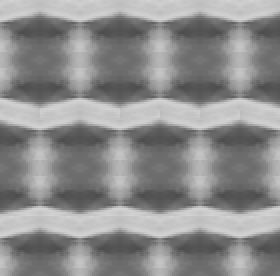
%> input picture Imagen4AMFFinal.gif, 140 x 138 px (shown 2 times larger)
$ octave Proyecto_ZPruebaDeGraficasYFunciones.m   (GNU Octave 9; MATLAB toolbox functions it lacks are replaced by stand-ins)
%> lines starting %> are read from the running program, lines starting %| are printed output that depends on the picture
### Proyecto_LectorImagen.m
function [Z] = Proyecto_LectorImagen(nomImagen)
%> called with nomImagen = 'Imagen4AMFFinal.gif'
AMF=imread(nomImagen); %se iguala AMF con el parametro de la función (que es el nombre de la imagen)
%> AMF is the input picture: size 138x140 uint8; min 78, max 211, mean 140.6

%se declaran los inputs de columas y filas de origen y destino
co= input('Columna de Inicio: '); %x1
%> the answer given: 3
fo= input('Fila de Incio: '); %y1
%> the answer given: 3
cd= input('Columna Final: '); %x2
%> the answer given: 3
fd= input('Fila Final: '); %y2
%> the answer given: 3

if  (fd-fo)==0 || abs(fd-fo)==abs(cd-co) || (cd-co)==0

    for n=co:cd
        vect(n) = 0;
    end

    if (fd-fo)==0 %trayectoria horizontal
        incf=0;
    elseif (fd-fo)>0
        incf=1;   % diagonal hacia abajo
    else
        incf=-1;  %diagonal hacia arriba
    end

    if (cd-co)==0  %trayectoria vertical
        incc=0;
    elseif (cd-co)>0
        incc=1;   %diagonal hacia la derecha
    else
        incc=-1;  %diagonal hacia la izquierda
    end

    if incf==0   %recorrido horizontal
        m=(abs(cd-co))+1;
        f=fo;
        c=co;
        vect(1)=AMF(fo,co); %primer valor en la trayectoria

        for n=2:m
            f=f+incf;
            c=c+incc;
            vect(n)=AMF(f,c);
        end
%> after the loop, c = 3; f = 3; vect = [200 0 0]
        vectf=vect(1:m); %los m valores en la trayectoria
%> vectf = 200

   elseif incc==0  %recorrido vertical
       m=(abs(fd-fo))+1;
       f=fo;
       c=co;
       vect(1)=AMF(fo,co); %primer valor en la trayectoria

       for n=2:m
           f=f+incf;
           c=c+incc;
           vect(n)=AMF(f,c);
       end

       vectf=vect(1:m); %los m valores de la trayectoria

   else
        %recorrido diagonal
        deltaf=abs(fd-fo);
        deltac=abs(cd-co);
       if (deltaf-deltac)==0
            m=deltaf+1;
            f=fo;
            c=co;
            vect(1)=AMF(fo,co); %primer valor en la trayectoria

            for n=2:m
                f=f+incf;
                c=c+incc;
                vect(n)=AMF(f,c);
            end
            vectf=vect(1:m); %los m valores de la trayectoria
       end
    end

    imshow(AMF) %se grafica la imagen
    hold on
    plot(138,138,[co,cd],[fo,fd]) %se raya sobre la imagen la linea del recorte
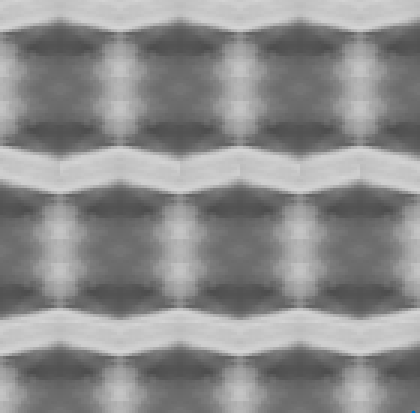
%> figure redrawn from the program's plot data; shown 3 times larger

    figure ('Name','0.2- Gráfica del Corte', 'NumberTitle', 'off');
    x=1:length(vectf);
%> x = 1
    plot(x,vectf) %se grafica el vector original
    axis([0 140 0 256])
    grid on
    hold off

else
    disp('Trayectoria Invalida')
end
Z=vectf;
%> Z = 200
end

%Autores: Todo el equipo (Montserrat Camacho, Erik Morales, Abraham
%Guerrero & Mauricio Verduzco)

%Entradas: Una imagen JPG de 138 x 138 pixeles.

%Salidas: Un arreglo de datos de la sección hecha por el usuario.

%Funcionalidad: Se ingresan como 'inputs' las coordenadas de origen y
%destino del corte de la imagen. El programa evalua la validez del vector y
%lo clasifica en horizonal, vertical o diagonal. Luego el programa grafica
%sobre la imagen la sección de datos seleccionados con una linea roja y
%también grafica el arreglo de datos.
% *NOTA: Este programa está basado en el trabajo del profesor Enrique
% Melrose Aguilar.

### Proyecto_GraficaEn3D.m
function [D] = Proyecto_GraficaEn3D(nomImagen)
AMF=imread(nomImagen); %se iguala AMF con el nombre de la imagen

for i=1:138 %se usan dos fors para recorrer toda la imagen
    for j=1:138
        Mat(i,j) = AMF(i,j); %guardamos en la matriz 'Mat', todos los valores de AMF
    end
end

x = 1:138; %vector 'x' de 1 a 138
y = 1:138; %vector 'y' de 1 a 138

surf(x,y,Mat) %se imprime una la superficie de de 'x' vs 'x' vs 'Mat'
D=true; %respuesta booleana después de graficar
end

%Autores: Todo el equipo (Montserrat Camacho, Erik Morales, Abraham
%Guerrero & Mauricio Verduzco)

%Entradas: Una imagen JPG de 138 x 138 pixeles.

%Salidas: respuesta booleana

%Funcionalidad: Con un for que va de 1 a 138, se guardan todos los valores
%de la imagen en una matriz. Dichos valores serán graficados como una
%superficie en tres dimensiones.

### Proyecto_Zmed.m
function [Zmed] = Proyecto_Zmed(Z, n)


suma=0; %variable para almacenar la suma inicializada en cero
for i=2:n-1 %ciclo que va con aumento de uno en uno hasta el largo del vector
    suma=suma+Z(i); %se van sumando TODOS los valores del arreglo en la variable suma
end
Zmed=suma/(n); %la variable suma se divide entre la cantidad de datos

x = 1:n; %se crea un vector lineal 'x' que va a tener el mismo tamaño que el arreglo
for i=1:n
    y(i)=Zmed; %se crea un vector lineal 'y' que va a tener el valor del promedio a lo largo de todo el tamaño
end
plot(Z) %gráfica del vector inicial
hold on
plot(x,y) %se contrapone 'x' vs 'y'
hold off
end

%Autores: Todo el equipo (Montserrat Camacho, Erik Morales, Abraham
%Guerrero & Mauricio Verduzco)

%Entradas: Un arreglo de datos y el tamaño del arreglo

%Salidas: La media de los datos

%Funcionalidad: Un for suma todos los datos del arreglo y luego los divide
%entre la cantidad de datos. Luego se grafica la Z (como referencia al arreglo inicial) y sobre de
%este, un vector lineal con el valor del resultado.

### Proyecto_Ra.m
function [Ra] = Proyecto_Ra(Z, n, Zmed)
suma=0; %se delcara una variable suma inicializada en cero
for i=1:n
    suma=suma+abs(Z(i)-Zmed); %se suman los valores del absoluto de la resta de los valores de arreglo menos el promedio
end
Ra=suma/n; %dicha suma se divide entre la cantidad de datos
x = 1:n;

%para graficar...
for i=1:n %vector de uno al largo
    y1(i)=Zmed+Ra; %linea sobre el promedio
end
for i=1:n
    y2(i)=Zmed-Ra; %linea debajo del promedio
end
for i=1:n
    pro(i)=Zmed; %linea del promedio
end
plot(Z) %grafica del vector inicial
hold on
plot(x,y1,'k--',x,y2,'k--', x, pro,'r') %grafica de los tres vectores anteriores vs 'x'
hold off
end

%Autores: Todo el equipo (Montserrat Camacho, Erik Morales, Abraham
%Guerrero & Mauricio Verduzco)

%Entradas: Un arreglo de datos, el tamaño del arreglo y el promedio

%Salidas: La desviación media del arreglo

%Funcionalidad: Un for suma todos los absolutos de la resta de los datos del arreglo contra el promedio.
%luego los divide entre la cantidad de datos. Por último se grafica la Z (como referencia al arreglo inicial) y sobre de
%este, un dos vectores lineales con el valor del resultado sobre y debajo la media.

### Proyecto_RQ.m
function [RQ] = Proyecto_RQ(Z, n, Zmed)
suma=0; %se declara una variable suma inicializada en cero
for i=1:n
    suma=suma+(Z(i)-Zmed)^2; % se suman los cuadrados de las diferencias de todos los datos menos el promedio
end
RQ=sqrt(suma/n); % se divide la suma entre la cantidad de datos y se le saca raiz cuadrada

%para graficar...
x = 1:n; %vector de uno al largo de 'Z'
for i=1:n
    y1(i)=Zmed+RQ; %linea de la desviación sobre el promedio
end
for i=1:n
    y2(i)=Zmed-RQ; %linea de la desviación debajo el promedio
end
for i=1:n
    pro(i)=Zmed; %linea del promedio
end
plot(Z)%gráfica del vector original
hold on
plot(x,y1,'k--',x,y2,'k--', x, pro,'r') %grafica de los vectores anteriores vs 'x'
hold off
end

%Autores: Todo el equipo (Montserrat Camacho, Erik Morales, Abraham
%Guerrero & Mauricio Verduzco)

%Entradas: Un arreglo de datos, el tamaño del arreglo y el promedio

%Salidas: La desviación estándar del arreglo

%Funcionalidad: Un for suma todos los cuadrados de las restas de los datos del arreglo contra el promedio.
%Luego le saca raiz a la división de la suma entre la cantidad de datos. Por último se grafica la Z (como referencia al arreglo inicial) y sobre de
%este, un dos vectores lineales con el valor del resultado sobre y debajo la media.

### Proyecto_RmaxRmin.m
function [Rmin,Rmax, Imin,Imax] = Proyecto_RmaxRmin(Z,n)
% se declaran variables que almancenarán los máximos y los mínimos, y sus indices
% todas se inicializan en el primer elemento del arreglo.
aux1=Z(1);
aux2=Z(1);
Imin=1;
Imax=1;
for i=1:n %se recorre todo el arreglo
    if(aux1>Z(i)) %si el auxiliar es mayor que el valor en 'Z'...
        aux1=Z(i); %el auxiliar toma el valor actual de 'Z'
        Imin=i; %el índice del mínimo es guardado
    end
    if(aux2<Z(i))% si el auxiliar dos es menor que el valor en 'Z'...
        aux2=Z(i); %el auxiliar toma el valor actual de 'Z'
        Imax=i; %el indice del máximo es guardado
    end
end

%se igualan los auxiliares a los resultados.
Rmin = aux1;
Rmax = aux2;

%para graficar...
x = 1:n;%vector de uno al largo del vector original
for i=1:n
    y1(i)=Rmin; %linea horizonal que toca el mínimo de la gráfica original
end
for i=1:n
    y2(i)=Rmax;  %linea horizonal que toca el máximo de la gráfica original
end
plot(Z)%gráfica original
hold on
plot(x, y1, 'k--') % se contraponen los máximos y mínimos vs 'x'
plot(x, y2, 'k--')
hold off
end

%Autores: Todo el equipo (Montserrat Camacho, Erik Morales, Abraham
%Guerrero & Mauricio Verduzco)

%Entradas: Un arreglo de datos y el tamaño del arreglo

%Salidas: El valle mínimo, el pico máximo, el ínidice del valle mínimo y el
%índice del pico máximo.

%Funcionalidad: Se declaran cuatro auxiliares, dos para guardar los
%valores máximos y mínimos, y dos para su índices (respectivamente).
%Un for evalua todos los elementos del arreglo contra los auxiliares.
%En caso de que el dato supere al auxiliar, este tomará su valor.
%Por último se grafica la Z (como referencia al arreglo inicial) y sobre de este
%dos vectores lineales con el valor del máximo y el mínimo, sobre y debajo la media.

### Proyecto_RT.m
function [Rt] = Proyecto_RT(Rmax, Rmin)
    Rt=abs(Rmax-Rmin); %el valor absoluto de la diferencia entre el valor máximo del arreglo menos el mínimo.
end
%decidimos que esta funcion no tiene caso graficarla

%Autores: Todo el equipo (Montserrat Camacho, Erik Morales, Abraham
%Guerrero & Mauricio Verduzco)

%Entradas: El valor máximo y el valor mínimo de un arreglo

%Salidas: La diferencia entre el máximo y el mínimo.

%Funcionalidad: Regresa el absoluto de la diferencia entre el máximo y el mínimo.

### Proyecto_Rz.m
function [Rz] = Proyecto_Rz(Z, n, Zmed)

numP=0;%numero de picos
numV=0;%numero de valles
sumP=0;%suma de los valores de los picos
sumV=0;%suma de los valores de los valles
%todos inicializados en cero

%para graficar
x = 1:n; %vector de uno al largo del vector
for i=1:n
    y(i)=Zmed;%linea que representa el promedio
end

for i=1:n
    minimo(i)=min(Z);%linea que representa el mínimo
end

for i=1:n
    maximo(i)=max(Z);%linea que representa el máximo
end


plot(Z) % grafica del vector original
hold on
plot(x,y) % 'x' vs el promedio
plot(x, minimo, 'k--') % 'x' vs el mínimo
plot(x, maximo, 'k--') % 'x' vs el máximo


%inicia el programa
j=1; %contador para saber dónde empezaremos (inicializado en cero)

%para obtener el punto inicial de picos o valles
if(Z(1)>Zmed) %si el primer valor está por encima del promedio
    while(Z(j)>Zmed) %no se tomará en cuenta hasta que este deje de estarlo
        j=j+1; %contador para saber dónde empezaremos
    end
else %si el primer valor está por debajo del promedio
    while(Z(j)<Zmed) %no se tomará en cuenta hasta que este deje de estarlo
        j=j+1; %contador para saber dónde empezaremos
    end
end

%para obtener el último punto de picos o valles
for i=(j+1):(n-1)%sin tomar en cuenta el primer y el último valor.
    if( (Z(i)>Zmed && Z(i+1)<Zmed) || (Z(i)<Zmed && Z(i+1)>Zmed) )
        %si un valor es mayor al promedio y el siguiente es menor al promedio
        %o si un valor es menor al promedio y el siguiente mayor
        topemax=i; %guardaremos el índice el cambio en la variable 'topemax'
    end %dicha variable almacenará el último cambio (es decir, el úlimo valle o pico).
end

i=j; %empezamos a evaluar en el primer pico o valle

while (i<=topemax) %cliclo que se hará desde el primer hasta el último pico o valle
    if(Z(i)>Zmed) %si el valor está sobre el promedio es un pico...
        maxInt=Z(i);
        j=i;
        x=j;
                %si hay más de un valor sobre el promedio,
                %se tiene que encontrar el máximo de entre ellos,
                %solo ese será el pico.
        while (j<=topemax && Z(j)>Zmed)
            if(Z(j)>maxInt)
                maxInt=Z(j);
                x=j;
            end
            j=j+1; %se ajusta el contador para evitar overflows
        end
        i=j;
        numP=numP+1; %se suma uno al contador de picos
        sumP=sumP+maxInt; %se agrega el valor del pico a la suma
        plot(x,maxInt, 'r-o') %se grafica ese punto

    else  %si el valor está sobre el promedio es un valle...
        minInt=Z(i);
        k=i;
        x=k;
            	%si hay más de un valor debajo el promedio,
                %se tiene que encontrar el mínimo de entre ellos,
                %solo ese será el valle.
        while (k<=topemax && Z(k)<Zmed)
            if(Z(k)<minInt)
                minInt=Z(k);
                x=k;
            end
            k=k+1;%se ajusta el contador para evitar overflows
        end
        i=k;
        numV=numV+1; %se suma uno al contador de valles
        sumV=sumV+minInt; %se agrega el valor del valle a la suma
        plot(x,minInt, 'r-o')%se grafica ese punto
    end
end
%por último se divide la suma de picos y valles entre la cantidad de picos
%y valles.
Rz=(sumP+sumV)/(numP+numV);


hold off
end

%Autores: Todo el equipo (Montserrat Camacho, Erik Morales, Abraham
%Guerrero & Mauricio Verduzco)

%Entradas: Un arreglo, su tamaño y el promedio.

%Salidas: El promedio de la suma de los picos y los valles de un arreglo

%Funcionalidad: Se evaluará todo el arreglo y cada vez que la linea pase
%por el promedio, se registra un cambio de pico a valle (o viceversa). Se
%evalua dicho cambio para encontrar el máximo o el mínimo y se guardan los
%valores en variables de sumas y la cantidad en contadores. Luego se
%dividen las sumas de los valores (de picos y valles) entre la cantidad de
%los mismos. Por último se grafica el arreglo inicial como punto de
%referencia, se grafican el máximo y el mínimo local y se destacan todos los
%picos y valles.
% *NOTA: Cabe aclarar que los datos al inicio y al final del
%arreglo no son tomados en cuenta, sino hasta el primer paso por el
%promedio.

### Proyecto_ZPruebaDeGraficasYFunciones.m
nomImagen='Imagen4AMFFinal.gif'; %nombre de la imagen

%se ejecuta la primera funcion para obtener nuestro arreglo ('Z').
figure ('Name','0.1- Imagen Recortada', 'NumberTitle', 'off');
[Z] = Proyecto_LectorImagen(nomImagen);
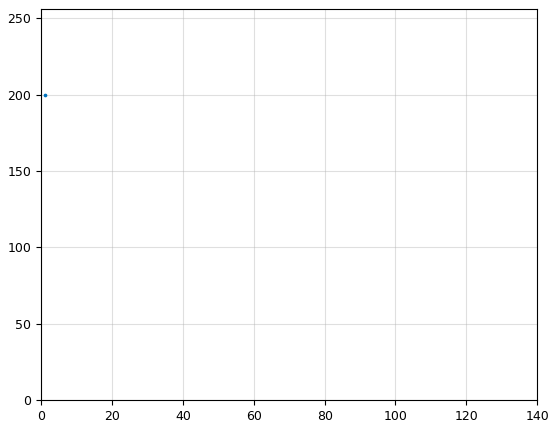
%> figure redrawn from the program's plot data
%> Z = 200

n = length(Z); %Se calcula el tamaño del arreglo
%> n = 1

%grafica de la superficie
figure ('Name','0.3- Gráfica en 3D', 'NumberTitle', 'off');
[D] = Proyecto_GraficaEn3D(nomImagen)
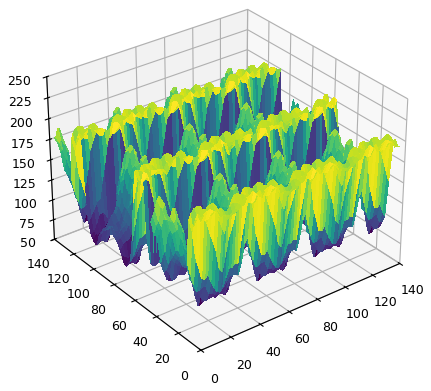
%> figure redrawn from the program's plot data

%se ejecutan todas las funciones
figure ('Name','1- Promedio', 'NumberTitle', 'off');
[Zmed] = Proyecto_Zmed(Z, n)
%> after the loop in Proyecto_Zmed, `for i=2:n-1`: suma = 0
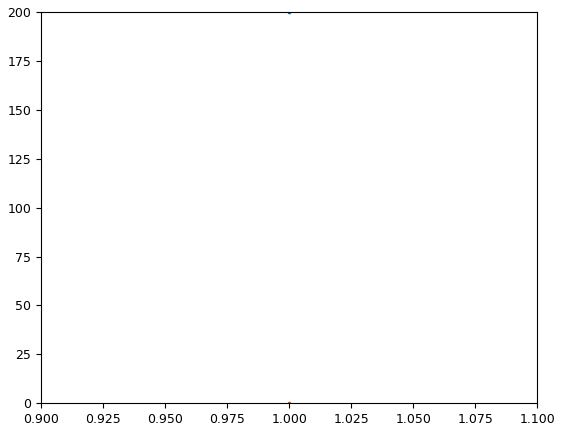
%> figure redrawn from the program's plot data
%> Zmed = 0

figure ('Name','2- Desviación Media','NumberTitle', 'off');
[Ra] = Proyecto_Ra(Z, n, Zmed)
%> the loop in Proyecto_Ra, `for i=1:n` made 1 pass
%> suma on pass 1: 200
%> in Proyecto_Ra, `Ra=suma/n;`: Ra = 200
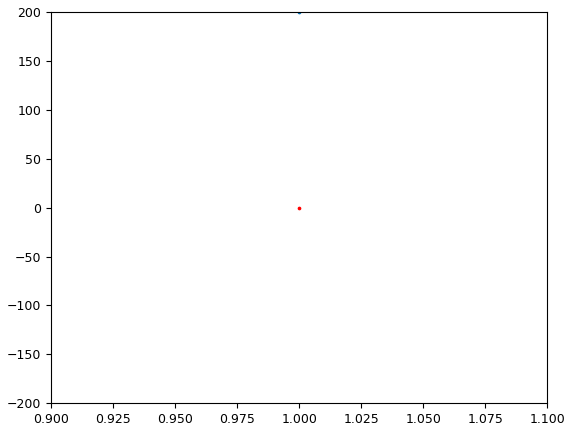
%> figure redrawn from the program's plot data
%> Ra = 200

figure ('Name','3- Desviación Estándar','NumberTitle', 'off');
[RQ] = Proyecto_RQ(Z, n, Zmed)
%> the loop in Proyecto_RQ, `for i=1:n` made 1 pass
%> suma on pass 1: 40000
%> RQ = 200

figure ('Name','4- Máximos & Mínimos','NumberTitle', 'off');
[Rmin,Rmax, Imin,Imax] = Proyecto_RmaxRmin(Z,n)
%> after the loop in Proyecto_RmaxRmin, `for i=1:n`: Imax = 1
%> in Proyecto_RmaxRmin, `Rmin = aux1;`: Rmin = 200
%> Rmin = 200; Rmax = 200; Imin = 1; Imax = 1

%Condideramos incesesaria la grafica de esta función
[Rt] = Proyecto_RT(Rmax, Rmin)
%> in Proyecto_RT, `Rt=abs(Rmax-Rmin);`: Rt = 0
%> Rt = 0

figure ('Name','6- Promedio Picos & Valles','NumberTitle', 'off');
[Rz] = Proyecto_Rz(Z, n, Zmed)
%> the loop in Proyecto_Rz, `while(Z(j)>Zmed)` made 1 pass
%> j on pass 1: 2
%> the run ends on the next line
